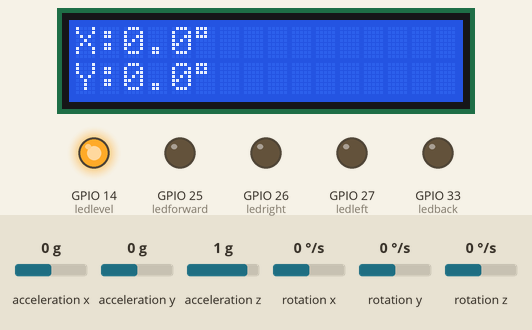
Recording of a sketch running on a simulated ESP32. On the bench: 16×2 character LCD, output pins drawn as LEDs (lit = HIGH). Inputs (shaded band) come from the test bench; at power-on: acceleration x 0 g, acceleration y 0 g, acceleration z 1 g, rotation x 0 °/s, rotation y 0 °/s, rotation z 0 °/s.

Above: at 2.7 s.
2.8 s: acceleration x set to -1.4 g
At 3.8 s:
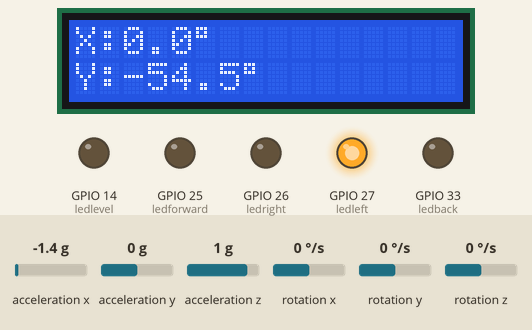
4.3 s: acceleration y set to -1.4 g
At 5.4 s:
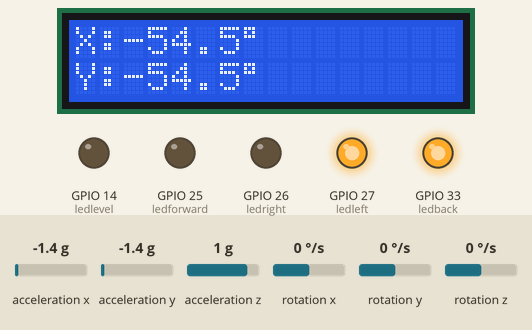
5.9 s: acceleration x set to 0 g
At 7.1 s:
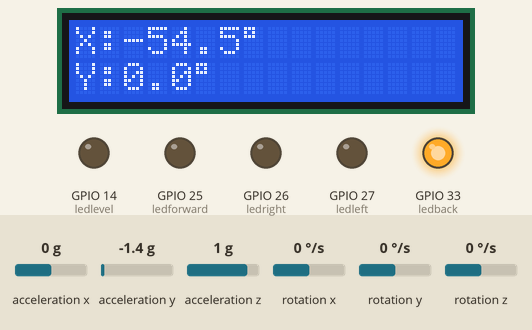
7.6 s: acceleration z set to 0.1 g
At 8.7 s:
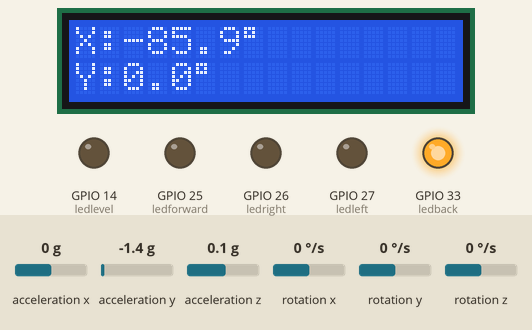
9.2 s: acceleration z set to -0.2 g
At 10.2 s:
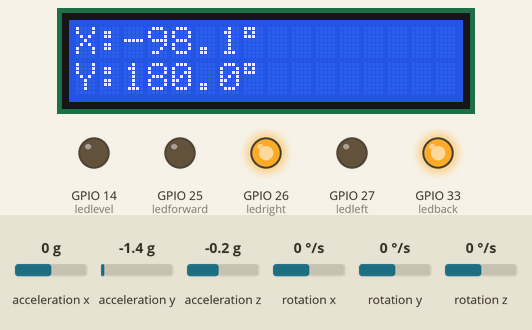
10.8 s: acceleration y set to -0.2 g
At 12.1 s:
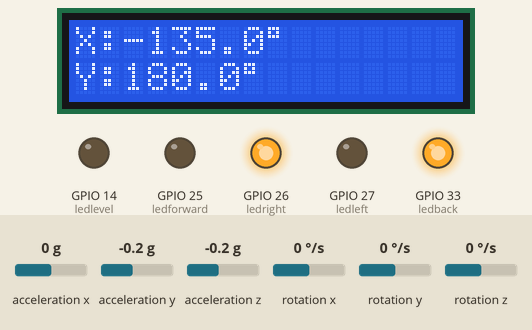
12.4 s: acceleration y set to 0.1 g
Timing chart, 0 to 15.0 s (numbered marks = the images above; inputs shaded):
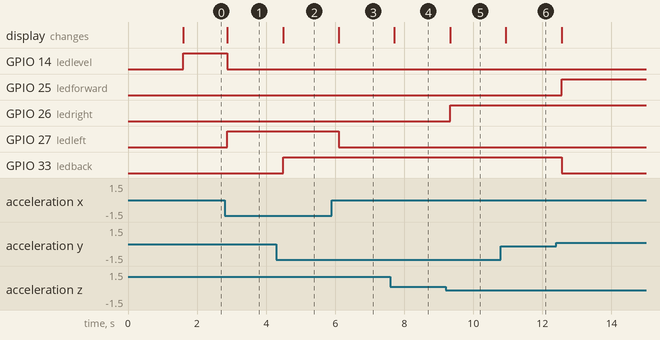

Measured:
- the behaviour switches between 0 and -0.1 g on acceleration z (found by bisection; images 4 and 5)
- after the input at 2.8 s, GPIO 14 (ledlevel): HIGH → LOW after 0.08 s; GPIO 27 (ledleft): LOW → HIGH after 0.08 s; the display: changes after 0.08 s (image 1)
- after the input at 4.3 s, GPIO 33 (ledback): LOW → HIGH after 0.19 s; the display: changes after 0.19 s (image 2)
- after the input at 5.9 s, GPIO 27 (ledleft): HIGH → LOW after 0.21 s; the display: changes after 0.21 s (image 3)
- after the input at 7.6 s, the display: changes after 0.11 s (image 4)
- after the input at 9.2 s, GPIO 26 (ledright): LOW → HIGH after 0.12 s; the display: changes after 0.12 s (image 5)
- after the input at 10.8 s, the display: changes after 0.14 s (image 6)
- after the input at 12.4 s, GPIO 25 (ledforward): LOW → HIGH after 0.16 s; GPIO 33 (ledback): HIGH → LOW after 0.16 s

The sketch:

Digital_Spirit_Level_MPU6050.ino
```cpp
#include <Wire.h>
#include <LiquidCrystal_I2C.h>
#include <MPU6050.h>

LiquidCrystal_I2C lcd(0X27,16,2);
MPU6050   mpu;

int ledlevel =14;
int ledleft =27;
int ledright =26;
int ledforward =25;
int ledback =33;

void setup() {
  Serial.begin(115200);
  Wire.begin(21,22);
  lcd.init();
  lcd.backlight();
  mpu.initialize();

  pinMode(ledlevel,OUTPUT);
  pinMode(ledleft,OUTPUT);
  pinMode(ledright,OUTPUT);
  pinMode(ledforward,OUTPUT);
  pinMode(ledback,OUTPUT);

  lcd.setCursor(0,0);
  lcd.print("Digital Level:");
  delay(1500);
  lcd.clear();
}

void loop() {
  int16_t ax,ay,az;
  mpu.getAcceleration(&ax, &ay, &az);

  float angleX = atan2(ay, az)*180 /PI;
  float angleY = atan2(ax, az)*180 /PI;

  lcd.setCursor(0,0);
  lcd.print("X:");
  lcd.print(angleX,1);
  lcd.print((char)223);
  lcd.print("   ");

  lcd.setCursor(0,1);
  lcd.print("Y:");
  lcd.print(angleY,1);
  lcd.print((char)223);
  lcd.print("   ");

  digitalWrite(ledlevel, LOW);
  digitalWrite(ledleft, LOW);
  digitalWrite(ledright, LOW);
  digitalWrite(ledforward, LOW);
  digitalWrite(ledback, LOW);

  if(abs(angleX)<3 && abs(angleY)<3){
    digitalWrite(ledlevel, HIGH);
  } else{
    if(angleX>3) digitalWrite(ledforward, HIGH);
    if(angleX<-3) digitalWrite(ledback, HIGH);
    if(angleY>3) digitalWrite(ledright, HIGH);
    if(angleY<-3) digitalWrite(ledleft, HIGH);
  }

  delay(300);

}
```
